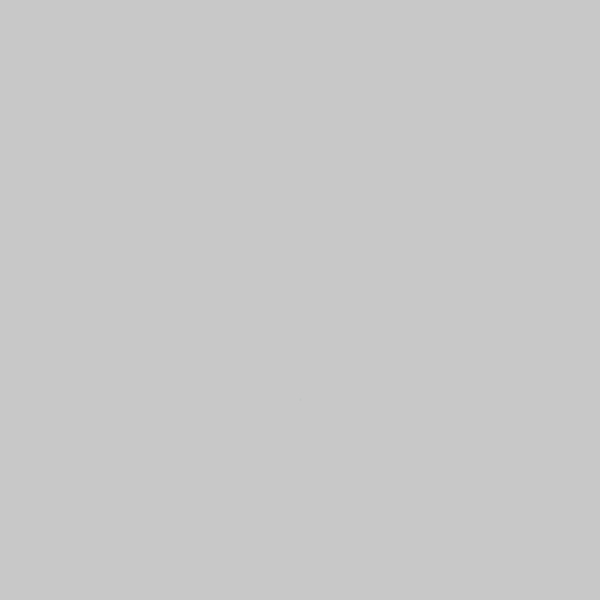
Frame 1 (no input)
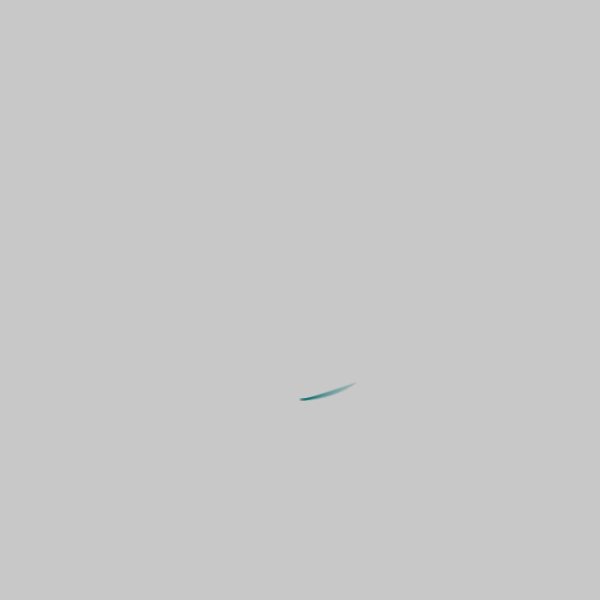
Frame 60 (the mouse pressed at the canvas centre just before this capture)
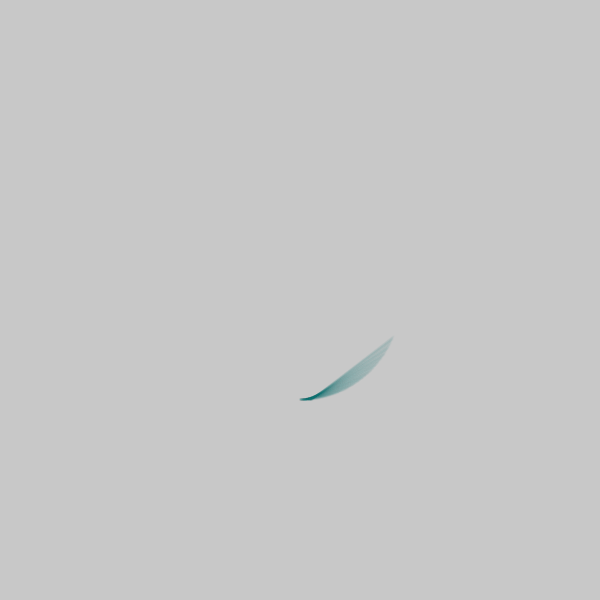
Frame 120 (the mouse held since frame 60 and released just before this capture)

The Processing sketch that drew these frames (run headless with seeded random() and noise(); from frame 60 on, the mouse is pressed at the canvas centre):

// Processing sketch: processing_100389
// ── processing_100389.pde


 
//declare global variables -----
int xWidth = 700;
int yWidth = 700;
int x;
int y;
float sine;
float cosine;
float sine1;
float cosine1;
float total;
float total2;
float k;

//setup -----
 
void setup() {
  background(200);
  size(600, 600);
  smooth();
  strokeWeight(2);
}

 
//draw -----
 
void draw() 
{
  stroke(k, 100, 100, 10);
  
  k = 100 * sin(total);
  
  
  
 total = total + 0.001;
 total2 = total2 + 0.01;
 sine = 100*sin(total) + 300;
 cosine = 100*cos(total) + 300;

 sine1 = 100*sin(total2) + 300;
 cosine1 = 100*cos(total2) + 300;
 


  
  line(sine, cosine, sine1, cosine1);  //render  A


}
